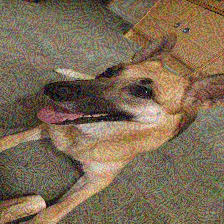

This chart was generated by the following Python code:
#!/usr/bin/env python2
import keras
import numpy as np
from PIL import Image
from imagehash import phash
from cleverhans.attacks import FastGradientMethod,BasicIterativeMethod,MadryEtAl
import tensorflow as tf
from cleverhans.model import Model
IMAGE_DIMS = (224, 224)
TREE_FROG_IDX = 31
TREE_FROG_STR = "tree_frog"
sess = tf.Session()
num_labels = 1000
keras.backend.set_session(sess)
def hash_hamming_distance(h1, h2):
	s1 = str(h1)
	s2 = str(h2)
	return sum(map(lambda x: 0 if x[0] == x[1] else 1, zip(s1, s2)))
def is_similar_img(path1, path2):
	image1 = Image.open(path1)
	image2 = Image.open(path2)
	dist = hash_hamming_distance(phash(image1), phash(image2))
	print("Distance %d"%dist)
	return dist <= 1
def prepare_image(image, target=IMAGE_DIMS):
	# if the image mode is not RGB, convert it
	if image.mode != "RGB":
		image = image.convert("RGB")
	# resize the input image and preprocess it
	image = image.resize(target)
	image = keras.preprocessing.image.img_to_array(image)
	image = np.expand_dims(image, axis=0)
	image = keras.applications.mobilenet.preprocess_input(image)
	# return the processed image
	return image
model = keras.models.load_model("./model.h5")
#model.summary()
src = Image.open("./trixi.png").resize(IMAGE_DIMS)
src = prepare_image(src)
score = model.predict(src)
print(score[0][TREE_FROG_IDX])
print(np.argmax(score))
attack = MadryEtAl(model,sess=sess)
attack_params = {'eps': 0.2,'nb_iter':10,'eps_iter':0.2,'y_target':np.expand_dims(np.eye(num_labels)[TREE_FROG_IDX],axis=0)}
adv_x = attack.generate_np(src, **attack_params)
adversarial = adv_x.reshape((224,224,3))
img = keras.preprocessing.image.array_to_img(adversarial)
score = model.predict(adv_x)
print(score[0][TREE_FROG_IDX])
print(np.argmax(score))
img.save("./solution.png")
assert is_similar_img("./trixi.png", "./solution.png")